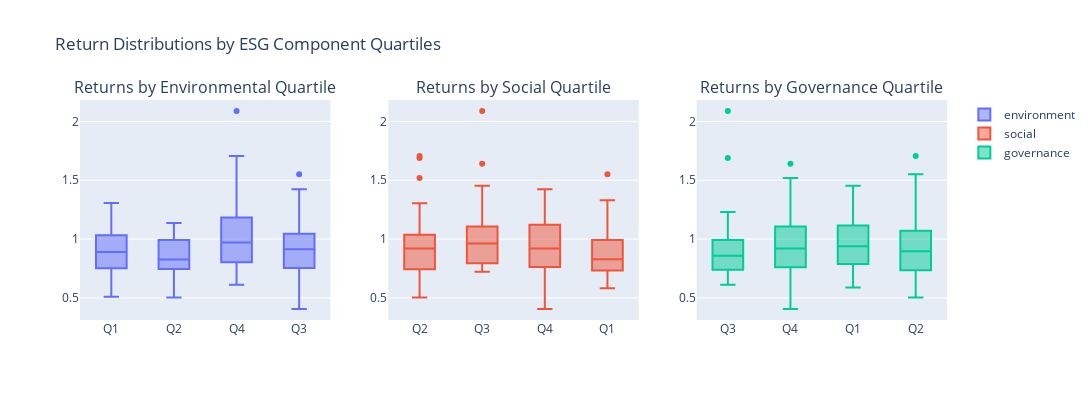

This figure's notebook cell:
### Code cell
# Create quartiles for each ESG component
for score in ['environmentScore', 'socialScore', 'governanceScore']:
    df[f'{score}_quartile'] = pd.qcut(df[score], q=4, labels=['Q1', 'Q2', 'Q3', 'Q4'])

# Plot return distributions by ESG quartiles
fig = make_subplots(rows=1, cols=3,
                    subplot_titles=('Returns by Environmental Quartile',
                                   'Returns by Social Quartile',
                                   'Returns by Governance Quartile'))

for i, score in enumerate(['environmentScore', 'socialScore', 'governanceScore']):
    fig.add_trace(
        go.Box(x=df[f'{score}_quartile'], y=df['12M_Return'],
               name=score.replace('Score', '')),
        row=1, col=i+1
    )

fig.update_layout(height=400, width=1200,
                  title_text='Return Distributions by ESG Component Quartiles')
fig.show()

### Figure 1 — Plotly figure (JSON) as saved in the notebook; plotly's stock layout.template omitted (floating-point values rounded to 4 significant figures; data arrays with more than 128 entries replaced by an {"elided": "..."} marker saying what was removed)
{"data": [{"name": "environment", "type": "box", "x": {"elided": "176 str values"}, "xaxis": "x", "y": {"elided": "176 float values"}, "yaxis": "y"}, {"name": "social", "type": "box", "x": {"elided": "176 str values"}, "xaxis": "x2", "y": {"elided": "176 float values"}, "yaxis": "y2"}, {"name": "governance", "type": "box", "x": {"elided": "176 str values"}, "xaxis": "x3", "y": {"elided": "176 float values"}, "yaxis": "y3"}], "layout": {"annotations": [{"font": {"size": 16}, "showarrow": false, "text": "Returns by Environmental Quartile", "x": 0.1444, "xanchor": "center", "xref": "paper", "y": 1, "yanchor": "bottom", "yref": "paper"}, {"font": {"size": 16}, "showarrow": false, "text": "Returns by Social Quartile", "x": 0.5, "xanchor": "center", "xref": "paper", "y": 1, "yanchor": "bottom", "yref": "paper"}, {"font": {"size": 16}, "showarrow": false, "text": "Returns by Governance Quartile", "x": 0.8556, "xanchor": "center", "xref": "paper", "y": 1, "yanchor": "bottom", "yref": "paper"}], "height": 400, "title": {"text": "Return Distributions by ESG Component Quartiles"}, "width": 1200, "xaxis": {"anchor": "y", "domain": [0, 0.2889]}, "xaxis2": {"anchor": "y2", "domain": [0.3556, 0.6444]}, "xaxis3": {"anchor": "y3", "domain": [0.7111, 1]}, "yaxis": {"anchor": "x", "domain": [0, 1]}, "yaxis2": {"anchor": "x2", "domain": [0, 1]}, "yaxis3": {"anchor": "x3", "domain": [0, 1]}}}
